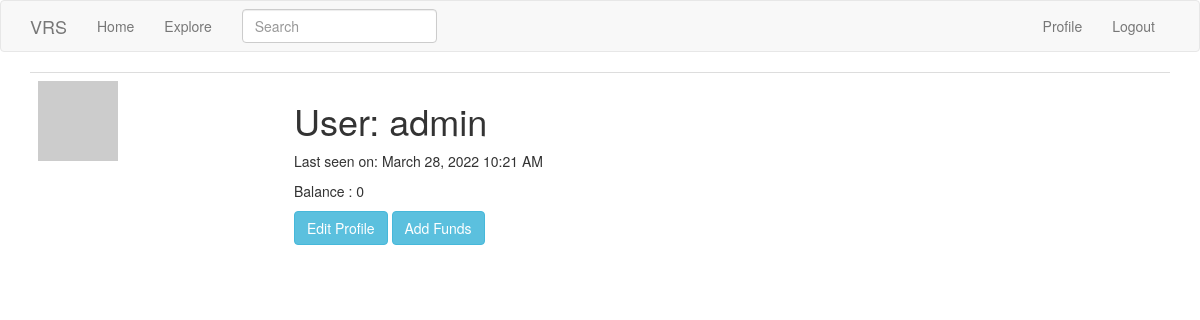
Page /user/admin (signed in) on the earlier database version.
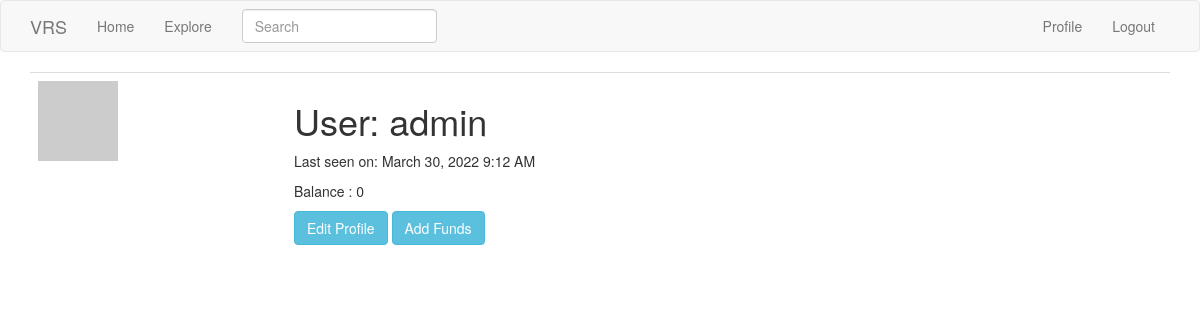
Same page on the later database version.
### app/models.py (models this page shows, shortened)
class User(UserMixin, db.Model):
    user_cat = db.Column(db.String(64), index=True)
    id = db.Column(db.Integer, primary_key=True)
    username = db.Column(db.String(64), index=True, unique=True)
    email = db.Column(db.String(120), index=True, unique=True)
    password_hash = db.Column(db.String(128))
    about_me = db.Column(db.String(140))
    last_seen = db.Column(db.DateTime, default=datetime.utcnow)
    balance = db.Column(db.Integer, default=0)
    def avatar(self, size):
        digest = md5(self.email.lower().encode('utf-8')).hexdigest()
        return 'https://www.gravatar.com/avatar/{}?d=identicon&s={}'.format(
            digest, size)

### app/routes.py (the view)
@app.route('/user/<username>', methods=['GET', 'POST'])
@login_required
def user(username):
    user = User.query.filter_by(username=username).first_or_404()
    page = request.args.get('page', 1, type=int)
    return render_template('user.html', user=user)

### app/forms.py
class SearchForm(FlaskForm):
    q = StringField('Search', validators=[DataRequired()])
    def __init__(self, *args, **kwargs):
        if 'formdata' not in kwargs:
            kwargs['formdata'] = request.args
        if 'meta' not in kwargs:
            kwargs['meta'] = {'csrf': False}
        super(SearchForm, self).__init__(*args, **kwargs)

### app/models.py (called while the page is built)
@login.user_loader
def load_user(id):
    return User.query.get(int(id))

    @classmethod
    def before_commit(cls, session):
        session._changes = {
            'add': list(session.new),
            'update': list(session.dirty),
            'delete': list(session.deleted)
        }

    @classmethod
    def after_commit(cls, session):
        for obj in session._changes['add']:
            if isinstance(obj, SearchableMixin):
                add_to_index(obj.__tablename__, obj)
        for obj in session._changes['update']:
            if isinstance(obj, SearchableMixin):
                add_to_index(obj.__tablename__, obj)
        for obj in session._changes['delete']:
            if isinstance(obj, SearchableMixin):
                remove_from_index(obj.__tablename__, obj)
        session._changes = None

### app/routes.py (called while the page is built)
@app.before_request
def before_request():
    if current_user.is_authenticated:
        current_user.last_seen = datetime.utcnow()
        db.session.commit()
    g.search_form = SearchForm()
    g.locale = str(getlocale())

### app/templates/user.html (shortened to what this page needs)
{% extends "base.html" %}
{% block app_content %}
    <table class="table table-hover">
        <tr>
            <td width="256px"><img src="{{ user.avatar(256) }}"></td>
            <td>
                <h1>User: {{ user.username }}</h1>
                {% if user.last_seen %}
                <p>Last seen on: {{ moment(user.last_seen).format('LLL') }}</p>
                {% endif %}
                {% if user == current_user %}
                <p>Balance : {{ user.balance }}</p>
                {% endif %}
                {% if user == current_user %}
                <form method="post" >
                    <a href="{{ url_for('edit_profile') }}">
                    <input type="button" class="btn btn-info" value="Edit Profile" name="Edit Profile">
                    </a>
                    <a href="{{ url_for('add_funds') }}">
                        <input type="button" class="btn btn-info" value="Add Funds" name="Add Funds">
                    </a>
                </form>
                {% endif %}
            </td>
        </tr>
    </table>
{% endblock %}

### app/templates/base.html (shortened to what this page needs)
{% extends 'bootstrap/base.html' %}
{% block navbar %}
    <nav class="navbar navbar-default">
        <div class="container">
            <div class="navbar-header">
                {% if current_user.is_authenticated %}
                <a class="navbar-brand" href="{{ url_for('index'+"_" + current_user.user_cat) }}">VRS</a>
                {% else %}
                <a class="navbar-brand" href="{{ url_for('explore') }}">VRS</a>
                {% endif %}
            </div>
            <div class="collapse navbar-collapse" id="bs-example-navbar-collapse-1">
                <ul class="nav navbar-nav">
                    {% if current_user.is_authenticated %}
                    <li><a href="{{ url_for('index'+'_' + current_user.user_cat) }}">Home</a></li>
                    {% endif %}
                    <li><a href="{{ url_for('explore') }}">Explore</a></li>
                </ul>
                <ul class="nav navbar-nav navbar-right">
                    {% if current_user.is_anonymous %}
                    <li><a href="{{ url_for('login') }}">Login</a></li>
                    {% else %}
                    <li><a href="{{ url_for('user', username=current_user.username) }}">Profile</a></li>
                    <li><a href="{{ url_for('logout') }}">Logout</a></li>
                    {% endif %}
                </ul>
                {% if g.search_form %}
                <form class="navbar-form navbar-left" method="get"
                    action="{{ url_for('search') }}">
                <div class="form-group">
                    {{ g.search_form.q(size=20, class='form-control',
                        placeholder=g.search_form.q.label.text) }}
                </div>
                </form>
                {% endif %}
            </div>
        </div>
    </nav>
{% endblock %}
{% block content %}
    <div class="container">
        {% block app_content %}{% endblock %}
    </div>
{% endblock %}

Differences in the rows shown:
changed User "admin": last_seen "March 28, 2022 10:21 AM" → "March 30, 2022 9:12 AM"
